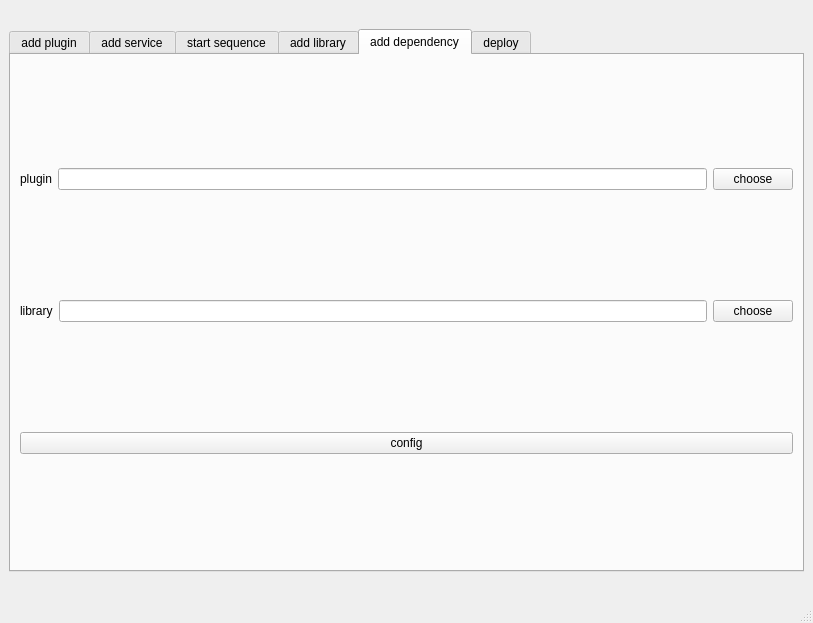
<?xml version="1.0" encoding="UTF-8"?>
<ui version="4.0">
 <class>MainWindow</class>
 <widget class="QMainWindow" name="MainWindow">
  <property name="geometry">
   <rect>
    <x>0</x>
    <y>0</y>
    <width>813</width>
    <height>623</height>
   </rect>
  </property>
  <property name="windowTitle">
   <string>MainWindow</string>
  </property>
  <widget class="QWidget" name="centralwidget">
   <layout class="QVBoxLayout" name="verticalLayout_9">
    <item>
     <widget class="QLabel" name="label_6">
      <property name="text">
       <string/>
      </property>
     </widget>
    </item>
    <item>
     <widget class="QTabWidget" name="tabWidget">
      <property name="currentIndex">
       <number>4</number>
      </property>
      <widget class="QWidget" name="tab">
       <attribute name="title">
        <string>add plugin</string>
       </attribute>
       <layout class="QVBoxLayout" name="verticalLayout_4">
        <item>
         <layout class="QVBoxLayout" name="verticalLayout_2">
          <item>
           <spacer name="verticalSpacer">
            <property name="orientation">
             <enum>Qt::Vertical</enum>
            </property>
            <property name="sizeHint" stdset="0">
             <size>
              <width>20</width>
              <height>40</height>
             </size>
            </property>
           </spacer>
          </item>
          <item>
           <layout class="QVBoxLayout" name="verticalLayout">
            <item>
             <layout class="QHBoxLayout" name="horizontalLayout">
              <item>
               <widget class="QLineEdit" name="lineEdit"/>
              </item>
              <item>
               <widget class="QLabel" name="label">
                <property name="text">
                 <string>plugin name</string>
                </property>
               </widget>
              </item>
              <item>
               <widget class="QCheckBox" name="checkBox">
                <property name="text">
                 <string>enable ROS</string>
                </property>
               </widget>
              </item>
             </layout>
            </item>
            <item>
             <widget class="QPushButton" name="pushButton">
              <property name="text">
               <string>Add</string>
              </property>
             </widget>
            </item>
            <item>
             <widget class="QLabel" name="label_4">
              <property name="text">
               <string/>
              </property>
             </widget>
            </item>
           </layout>
          </item>
          <item>
           <layout class="QHBoxLayout" name="horizontalLayout_3">
            <item>
             <layout class="QHBoxLayout" name="horizontalLayout_2">
              <item>
               <widget class="QLineEdit" name="lineEdit_2"/>
              </item>
              <item>
               <widget class="QLabel" name="label_2">
                <property name="text">
                 <string>plugin name</string>
                </property>
               </widget>
              </item>
             </layout>
            </item>
            <item>
             <widget class="QPushButton" name="pushButton_2">
              <property name="text">
               <string>Delete</string>
              </property>
             </widget>
            </item>
           </layout>
          </item>
         </layout>
        </item>
        <item>
         <spacer name="verticalSpacer_2">
          <property name="orientation">
           <enum>Qt::Vertical</enum>
          </property>
          <property name="sizeHint" stdset="0">
           <size>
            <width>20</width>
            <height>40</height>
           </size>
          </property>
         </spacer>
        </item>
       </layout>
      </widget>
      <widget class="QWidget" name="tab_2">
       <attribute name="title">
        <string>add service</string>
       </attribute>
       <layout class="QHBoxLayout" name="horizontalLayout_7">
        <item>
         <layout class="QVBoxLayout" name="verticalLayout_5">
          <item>
           <layout class="QHBoxLayout" name="horizontalLayout_4">
            <item>
             <widget class="QLabel" name="label_3">
              <property name="text">
               <string>service name</string>
              </property>
             </widget>
            </item>
            <item>
             <widget class="QLineEdit" name="lineEdit_3"/>
            </item>
           </layout>
          </item>
          <item>
           <widget class="QPushButton" name="pushButton_3">
            <property name="text">
             <string>Add</string>
            </property>
           </widget>
          </item>
         </layout>
        </item>
       </layout>
      </widget>
      <widget class="QWidget" name="tab_3">
       <attribute name="title">
        <string>start sequence</string>
       </attribute>
       <layout class="QVBoxLayout" name="verticalLayout_7">
        <item>
         <layout class="QVBoxLayout" name="verticalLayout_3">
          <item>
           <widget class="QTextEdit" name="textEdit"/>
          </item>
          <item>
           <layout class="QHBoxLayout" name="horizontalLayout_5">
            <item>
             <widget class="QPushButton" name="pushButton_5">
              <property name="text">
               <string>save</string>
              </property>
             </widget>
            </item>
            <item>
             <widget class="QPushButton" name="pushButton_4">
              <property name="text">
               <string>load</string>
              </property>
             </widget>
            </item>
           </layout>
          </item>
         </layout>
        </item>
       </layout>
      </widget>
      <widget class="QWidget" name="tab_4">
       <attribute name="title">
        <string>add library</string>
       </attribute>
       <layout class="QVBoxLayout" name="verticalLayout_13">
        <item>
         <layout class="QVBoxLayout" name="verticalLayout_11">
          <item>
           <layout class="QVBoxLayout" name="verticalLayout_6">
            <item>
             <layout class="QVBoxLayout" name="verticalLayout_8">
              <item>
               <layout class="QHBoxLayout" name="horizontalLayout_6">
                <item>
                 <widget class="QLabel" name="label_7">
                  <property name="text">
                   <string>library name</string>
                  </property>
                 </widget>
                </item>
                <item>
                 <widget class="QLineEdit" name="lineEdit_4"/>
                </item>
               </layout>
              </item>
             </layout>
            </item>
            <item>
             <widget class="QPushButton" name="pushButton_6">
              <property name="text">
               <string>add</string>
              </property>
             </widget>
            </item>
           </layout>
          </item>
          <item>
           <layout class="QVBoxLayout" name="verticalLayout_10">
            <item>
             <layout class="QHBoxLayout" name="horizontalLayout_8">
              <item>
               <widget class="QLabel" name="label_8">
                <property name="text">
                 <string>library name</string>
                </property>
               </widget>
              </item>
              <item>
               <widget class="QLineEdit" name="lineEdit_5"/>
              </item>
             </layout>
            </item>
            <item>
             <widget class="QPushButton" name="pushButton_8">
              <property name="text">
               <string>choose</string>
              </property>
             </widget>
            </item>
           </layout>
          </item>
         </layout>
        </item>
       </layout>
      </widget>
      <widget class="QWidget" name="tab_5">
       <attribute name="title">
        <string>add dependency</string>
       </attribute>
       <layout class="QVBoxLayout" name="verticalLayout_12">
        <item>
         <layout class="QHBoxLayout" name="horizontalLayout_9">
          <item>
           <widget class="QLabel" name="label_9">
            <property name="text">
             <string>plugin</string>
            </property>
           </widget>
          </item>
          <item>
           <widget class="QLineEdit" name="lineEdit_6"/>
          </item>
          <item>
           <widget class="QPushButton" name="pushButton_9">
            <property name="text">
             <string>choose</string>
            </property>
           </widget>
          </item>
         </layout>
        </item>
        <item>
         <layout class="QHBoxLayout" name="horizontalLayout_10">
          <item>
           <widget class="QLabel" name="label_10">
            <property name="text">
             <string>library</string>
            </property>
           </widget>
          </item>
          <item>
           <widget class="QLineEdit" name="lineEdit_7">
            <property name="text">
             <string/>
            </property>
           </widget>
          </item>
          <item>
           <widget class="QPushButton" name="pushButton_10">
            <property name="text">
             <string>choose</string>
            </property>
           </widget>
          </item>
         </layout>
        </item>
        <item>
         <widget class="QPushButton" name="pushButton_11">
          <property name="text">
           <string>config</string>
          </property>
         </widget>
        </item>
       </layout>
      </widget>
      <widget class="QWidget" name="tab_6">
       <attribute name="title">
        <string>deploy</string>
       </attribute>
      </widget>
     </widget>
    </item>
    <item>
     <widget class="QLabel" name="label_5">
      <property name="text">
       <string/>
      </property>
     </widget>
    </item>
   </layout>
  </widget>
  <widget class="QMenuBar" name="menubar">
   <property name="geometry">
    <rect>
     <x>0</x>
     <y>0</y>
     <width>813</width>
     <height>21</height>
    </rect>
   </property>
  </widget>
  <widget class="QStatusBar" name="statusbar"/>
 </widget>
 <resources/>
 <connections/>
</ui>
